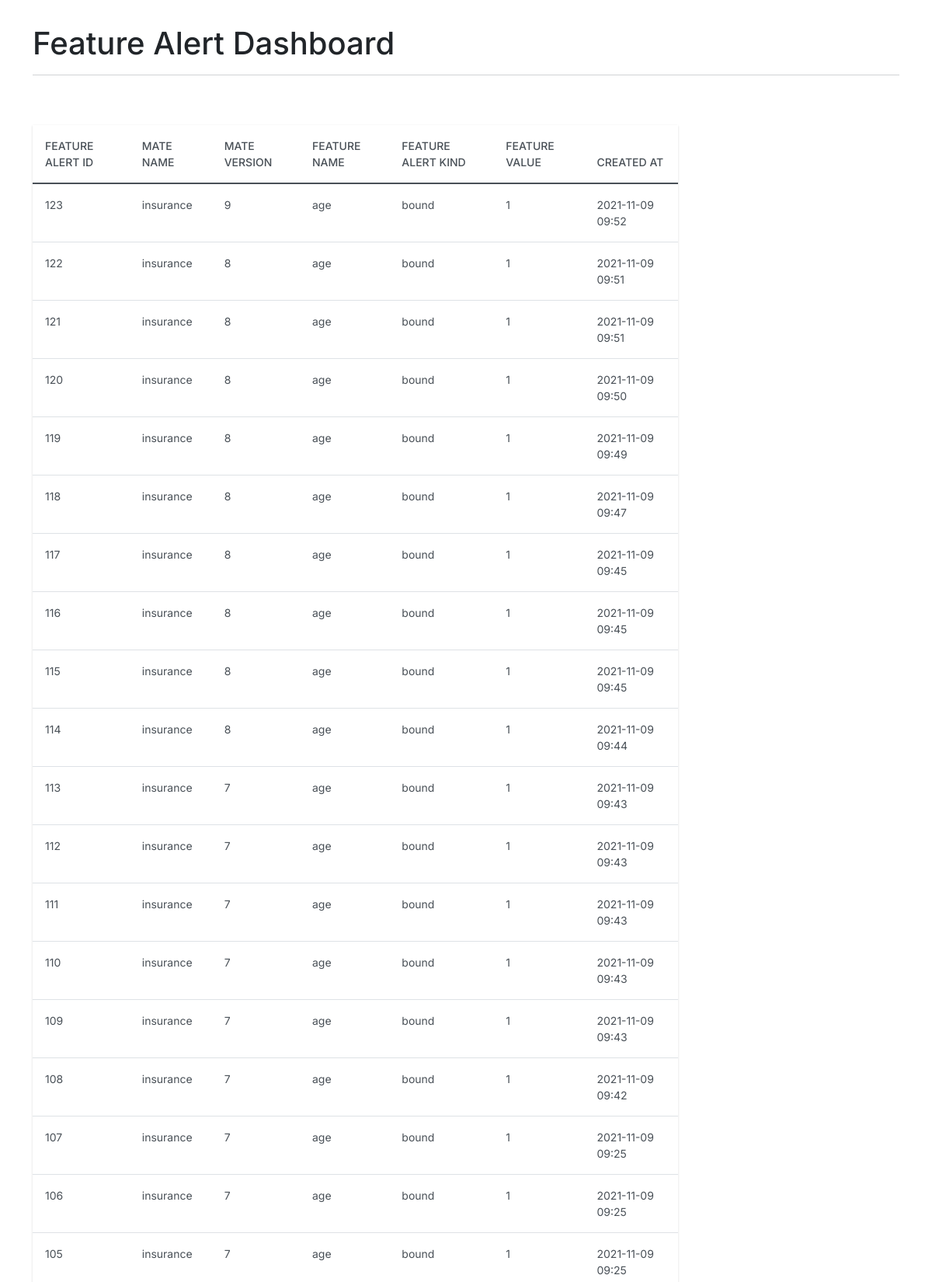
The page / (upper part) on the database its author committed.
### web/app.py (models this page shows)
class FeatureAlert(Model):
    feature_name = CharField()
    feature_alert_kind = CharField()
    feature_value = CharField()
    alert = ForeignKeyField(Alert)
    created_at = DateTimeField(default=datetime.now)
    class Meta:
        database = db

class Alert(Model):
    mate_name = CharField()
    mate_version = IntegerField()
    created_at = DateTimeField(default=datetime.now)
    class Meta:
        database = db

### web/app.py (the view)
@app.route("/", methods=["GET"])
def home():
    feature_alerts = FeatureAlert.select().order_by(FeatureAlert.created_at.desc())
    return render_template("home.html", feature_alerts=feature_alerts)

### web/templates/home.html (shortened to what this page needs)
<!DOCTYPE html>
<html lang="en">
<head>
  <link rel="stylesheet" href="{{ url_for('static', filename='bootstrap.min.css') }}">
</head>
<body>
  <div class="container">
    <h1>Feature Alert Dashboard</h1>
    <hr><br><br>
    <div class="row">
      <div class="col-lg-9">
        <table class="table table-hover">
          <thead>
            <tr>
              <th scope="col">Feature Alert ID</th>
              <th scope="col">Mate Name</th>
              <th scope="col">Mate Version</th>
              <th scope="col">Feature Name</th>
              <th scope="col">Feature Alert Kind</th>
              <th scope="col">Feature Value</th>
              <th scope="col">Created At</th>
            </tr>
          </thead>
          <tbody>
            {% for feature_alert in feature_alerts %}
              <tr>
                <td>{{ feature_alert.id }}</td>
                <td>{{ feature_alert.alert.mate_name }}</td>
                <td>{{ feature_alert.alert.mate_version }}</td>
                <td>{{ feature_alert.feature_name }}</td>
                <td>{{ feature_alert.feature_alert_kind }}</td>
                <td>{{ feature_alert.feature_value }}</td>
                <td>{{ feature_alert.created_at.strftime('%Y-%m-%d %H:%M') }}</td>
              </tr>
            {% endfor %}
          </tbody>
        </table>
      </div>
      <div class="col-lg-3 chart-col">
      </div>
    </div>
  </div>
</body>
</html>

### web/templates/home.html (style rules this page uses)
.container { margin-bottom: 2em; margin-top: 2em; }

### rows shown on the page
FeatureAlert: id "123", alert.mate_name "insurance", alert.mate_version "9", feature_name "age", feature_alert_kind "bound", feature_value "1", created_at "2021-11-09 09:52"
FeatureAlert: id "122", alert.mate_name "insurance", alert.mate_version "8", feature_name "age", feature_alert_kind "bound", feature_value "1", created_at "2021-11-09 09:51"
FeatureAlert: id "121", alert.mate_name "insurance", alert.mate_version "8", feature_name "age", feature_alert_kind "bound", feature_value "1", created_at "2021-11-09 09:51"
FeatureAlert: id "120", alert.mate_name "insurance", alert.mate_version "8", feature_name "age", feature_alert_kind "bound", feature_value "1", created_at "2021-11-09 09:50"
FeatureAlert: id "119", alert.mate_name "insurance", alert.mate_version "8", feature_name "age", feature_alert_kind "bound", feature_value "1", created_at "2021-11-09 09:49"
FeatureAlert: id "118", alert.mate_name "insurance", alert.mate_version "8", feature_name "age", feature_alert_kind "bound", feature_value "1", created_at "2021-11-09 09:47"
FeatureAlert: id "117", alert.mate_name "insurance", alert.mate_version "8", feature_name "age", feature_alert_kind "bound", feature_value "1", created_at "2021-11-09 09:45"
FeatureAlert: id "116", alert.mate_name "insurance", alert.mate_version "8", feature_name "age", feature_alert_kind "bound", feature_value "1", created_at "2021-11-09 09:45"
FeatureAlert: id "115", alert.mate_name "insurance", alert.mate_version "8", feature_name "age", feature_alert_kind "bound", feature_value "1", created_at "2021-11-09 09:45"
FeatureAlert: id "114", alert.mate_name "insurance", alert.mate_version "8", feature_name "age", feature_alert_kind "bound", feature_value "1", created_at "2021-11-09 09:44"
FeatureAlert: id "113", alert.mate_name "insurance", alert.mate_version "7", feature_name "age", feature_alert_kind "bound", feature_value "1", created_at "2021-11-09 09:43"
FeatureAlert: id "112", alert.mate_name "insurance", alert.mate_version "7", feature_name "age", feature_alert_kind "bound", feature_value "1", created_at "2021-11-09 09:43"
FeatureAlert: id "111", alert.mate_name "insurance", alert.mate_version "7", feature_name "age", feature_alert_kind "bound", feature_value "1", created_at "2021-11-09 09:43"
FeatureAlert: id "110", alert.mate_name "insurance", alert.mate_version "7", feature_name "age", feature_alert_kind "bound", feature_value "1", created_at "2021-11-09 09:43"
FeatureAlert: id "109", alert.mate_name "insurance", alert.mate_version "7", feature_name "age", feature_alert_kind "bound", feature_value "1", created_at "2021-11-09 09:43"
FeatureAlert: id "108", alert.mate_name "insurance", alert.mate_version "7", feature_name "age", feature_alert_kind "bound", feature_value "1", created_at "2021-11-09 09:42"
FeatureAlert: id "107", alert.mate_name "insurance", alert.mate_version "7", feature_name "age", feature_alert_kind "bound", feature_value "1", created_at "2021-11-09 09:25"
FeatureAlert: id "106", alert.mate_name "insurance", alert.mate_version "7", feature_name "age", feature_alert_kind "bound", feature_value "1", created_at "2021-11-09 09:25"
FeatureAlert: id "105", alert.mate_name "insurance", alert.mate_version "7", feature_name "age", feature_alert_kind "bound", feature_value "1", created_at "2021-11-09 09:25"
